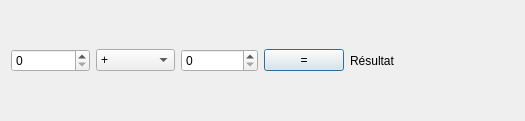
<?xml version="1.0" encoding="UTF-8"?>
<ui version="4.0">
 <class>Dialog</class>
 <widget class="QDialog" name="Dialog">
  <property name="geometry">
   <rect>
    <x>0</x>
    <y>0</y>
    <width>525</width>
    <height>121</height>
   </rect>
  </property>
  <property name="windowTitle">
   <string>Dialog</string>
  </property>
  <layout class="QHBoxLayout" name="horizontalLayout">
   <item>
    <layout class="QGridLayout" name="gridLayout">
     <item row="0" column="0">
      <widget class="QSpinBox" name="nombre1"/>
     </item>
     <item row="0" column="1">
      <widget class="QComboBox" name="operation">
       <property name="currentIndex">
        <number>0</number>
       </property>
       <item>
        <property name="text">
         <string>+</string>
        </property>
       </item>
       <item>
        <property name="text">
         <string>-</string>
        </property>
       </item>
       <item>
        <property name="text">
         <string>*</string>
        </property>
       </item>
       <item>
        <property name="text">
         <string>/</string>
        </property>
       </item>
      </widget>
     </item>
    </layout>
   </item>
   <item>
    <layout class="QGridLayout" name="gridLayout_2">
     <item row="0" column="1">
      <widget class="QPushButton" name="boutonEgal">
       <property name="text">
        <string>=</string>
       </property>
      </widget>
     </item>
     <item row="0" column="0">
      <widget class="QSpinBox" name="nombre2"/>
     </item>
    </layout>
   </item>
   <item>
    <widget class="QLabel" name="resultat">
     <property name="text">
      <string>Résultat</string>
     </property>
    </widget>
   </item>
  </layout>
 </widget>
 <resources/>
 <connections/>
</ui>
